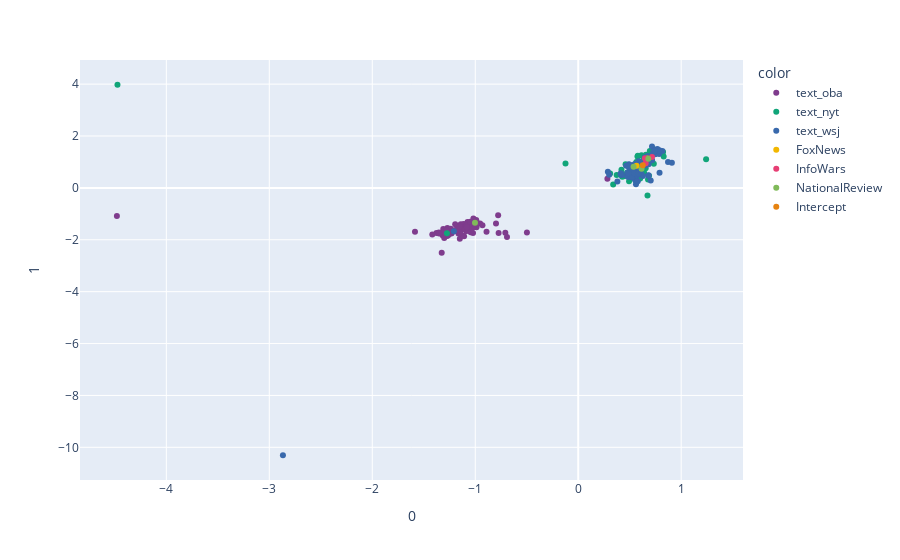

The code cell stored with this chart in its notebook:
### Code cell
# Perplexity value can greatly influence the shape of the results, typical ranges from 5 to 50
# Some perplexity values with decent separation: 6,7,9,10,12,14,15
t_sne = manifold.TSNE(
    n_components=2,
    perplexity=10,
    init="random",
    n_iter=250,
    random_state=0,
);
tsne_data = pcaBiplotData.loc[:, pcaBiplotData.columns.str.startswith('enc')]
S_t_sne = t_sne.fit_transform(tsne_data);
fig = px.scatter(S_t_sne, 
                 x=0, 
                 y=1, 
                 color=pcaBiplotData['source'],
                 hover_name=pcaBiplotData['date'],
                 color_discrete_sequence=px.colors.qualitative.Bold)
fig.show()
